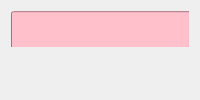
                  <widget class="QWidget" name="File_page">
                   <layout class="QVBoxLayout" name="verticalLayout_9">
                    <item>
                     <widget class="QWidget" name="widget" native="true">
                      <widget class="QLineEdit" name="down_link">
                       <property name="geometry">
                        <rect>
                         <x>230</x>
                         <y>140</y>
                         <width>461</width>
                         <height>22</height>
                        </rect>
                       </property>
                      </widget>
                      <widget class="QLineEdit" name="in_link">
                       <property name="geometry">
                        <rect>
                         <x>230</x>
                         <y>190</y>
                         <width>461</width>
                         <height>22</height>
                        </rect>
                       </property>
                      </widget>
                      <widget class="QPushButton" name="search_but">
                       <property name="geometry">
                        <rect>
                         <x>730</x>
                         <y>190</y>
                         <width>93</width>
                         <height>28</height>
                        </rect>
                       </property>
                       <property name="styleSheet">
                        <string notr="true">background-color: rgba(198, 51, 81,190);
border-radius:10px solid;</string>
                       </property>
                       <property name="text">
                        <string>BROWSE</string>
                       </property>
                      </widget>
                      <widget class="QPushButton" name="down_but">
                       <property name="geometry">
                        <rect>
                         <x>470</x>
                         <y>280</y>
                         <width>93</width>
                         <height>28</height>
                        </rect>
                       </property>
                       <property name="styleSheet">
                        <string notr="true">background-color: rgba(198, 51, 81,190);
border-radius:10px solid;</string>
                       </property>
                       <property name="text">
                        <string>DOWNLOAD</string>
                       </property>
                      </widget>
                      <widget class="QProgressBar" name="progressBar">
                       <property name="geometry">
                        <rect>
                         <x>0</x>
                         <y>0</y>
                         <width>1061</width>
                         <height>51</height>
                        </rect>
                       </property>
                       <property name="styleSheet">
                        <string notr="true">background-color: pink;</string>
                       </property>
                       <property name="value">
                        <number>0</number>
                       </property>
                      </widget>
                      <widget class="QLabel" name="label">
                       <property name="geometry">
                        <rect>
                         <x>140</x>
                         <y>140</y>
                         <width>55</width>
                         <height>16</height>
                        </rect>
                       </property>
                       <property name="text">
                        <string>Filename</string>
                       </property>
                      </widget>
                      <widget class="QLabel" name="label_3">
                       <property name="geometry">
                        <rect>
                         <x>140</x>
                         <y>190</y>
                         <width>55</width>
                         <height>16</height>
                        </rect>
                       </property>
                       <property name="text">
                        <string>Save File</string>
                       </property>
                      </widget>
                     </widget>
                    </item>
                    <item>
                     <widget class="QWidget" name="widget_2" native="true">
                      <widget class="QPushButton" name="browse">
                       <property name="geometry">
                        <rect>
                         <x>730</x>
                         <y>160</y>
                         <width>93</width>
                         <height>28</height>
                        </rect>
                       </property>
                       <property name="styleSheet">
                        <string notr="true">background-color: rgba(198, 51, 81,190);
border-radius:10px solid;</string>
                       </property>
                       <property name="text">
                        <string>BROWSE</string>
                       </property>
                      </widget>
                      <widget class="QLineEdit" name="upload_link">
                       <property name="geometry">
                        <rect>
                         <x>220</x>
                         <y>160</y>
                         <width>461</width>
                         <height>31</height>
                        </rect>
                       </property>
                      </widget>
                      <widget class="QPushButton" name="upload_bt">
                       <property name="geometry">
                        <rect>
                         <x>470</x>
                         <y>210</y>
                         <width>93</width>
                         <height>28</height>
                        </rect>
                       </property>
                       <property name="styleSheet">
                        <string notr="true">background-color: rgba(198, 51, 81,190);
border-radius:10px solid;</string>
                       </property>
                       <property name="text">
                        <string>Upload</string>
                       </property>
                      </widget>
                      <widget class="QLineEdit" name="upload_link_2">
                       <property name="geometry">
                        <rect>
                         <x>220</x>
                         <y>100</y>
                         <width>461</width>
                         <height>31</height>
                        </rect>
                       </property>
                      </widget>
                      <widget class="QLabel" name="label_2">
                       <property name="geometry">
                        <rect>
                         <x>140</x>
                         <y>100</y>
                         <width>55</width>
                         <height>16</height>
                        </rect>
                       </property>
                       <property name="text">
                        <string>Filename</string>
                       </property>
                      </widget>
                      <widget class="QLabel" name="label_4">
                       <property name="geometry">
                        <rect>
                         <x>130</x>
                         <y>160</y>
                         <width>71</width>
                         <height>21</height>
                        </rect>
                       </property>
                       <property name="text">
                        <string>Upload File</string>
                       </property>
                      </widget>
                     </widget>
                    </item>
                   </layout>
                  </widget>
